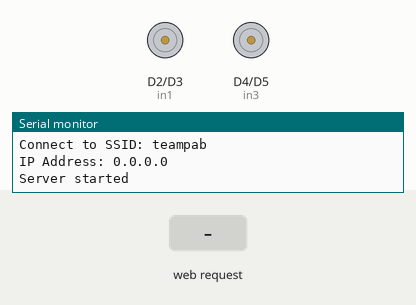
This sketch was run on a simulated Arduino Uno R4 WiFi. On the bench: motor-driver pin pairs drawn as motors (green arrow = first pin HIGH = forward, orange = second pin HIGH = backward, longer = more drive, scaled by the enable pin), the last lines printed to the serial monitor. The test bench sets the inputs (shaded band).

Above: at 3.2 s.
3.3 s: HTTP request GET /A received
At 3.9 s:
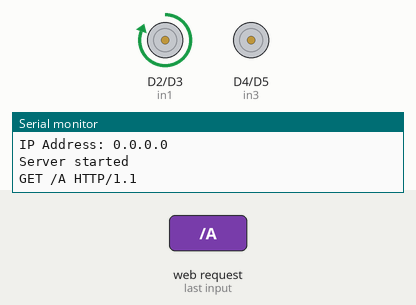
4.8 s: HTTP request GET /B received
At 6.0 s:
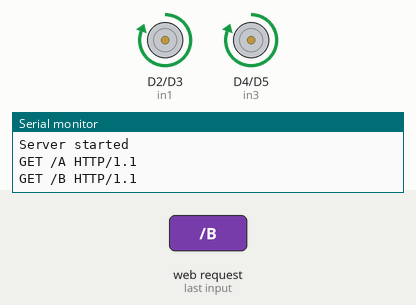
6.3 s: HTTP request GET /STOP received
At 7.4 s:
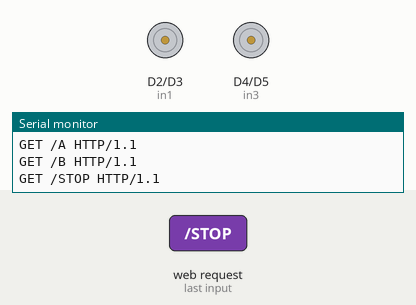
7.8 s: HTTP request GET /B received
At 8.5 s:
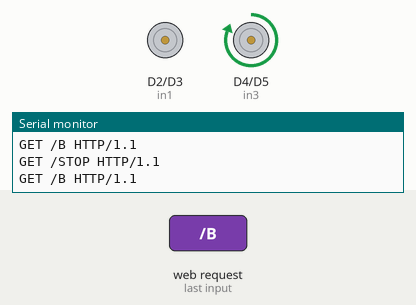
Timing chart, 0 to 10.3 s (numbered marks = the images above; inputs shaded):
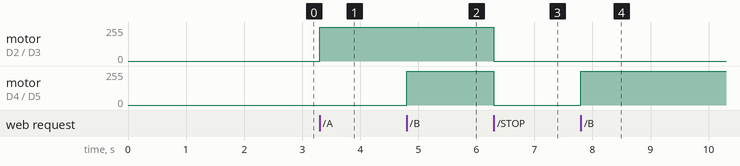

The sketch:

WifiMotorControl.ino
```cpp
#include <WiFiS3.h>

// ---------- WiFi Credentials ----------
// This will be the name of the network the Arduino creates
char ssid[] = "teampab";
// The password to join the Arduino's network (min 8 chars)
char pass[] = "1234567890";

WiFiServer server(80);

// ---------- Motor A ----------
int enA = 9;
int in1 = 2;
int in2 = 3;

// ---------- Motor B ----------
int enB = 10;
int in3 = 4;
int in4 = 5;

void setup() {
  pinMode(enA, OUTPUT);
  pinMode(in1, OUTPUT);
  pinMode(in2, OUTPUT);

  pinMode(enB, OUTPUT);
  pinMode(in3, OUTPUT);
  pinMode(in4, OUTPUT);

  Serial.begin(115200);
  delay(2000);

  // *** CHANGED: Creating Access Point ***
  Serial.println("Creating Access Point...");

  // WiFi.beginAP creates the network instead of connecting to one
  if (WiFi.beginAP(ssid, pass) != WL_AP_LISTENING) {
    Serial.println("Creating Access Point failed");
    // Don't continue if AP fails
    while (true);
  }

  Serial.println("Access Point Created!");
  Serial.print("Connect to SSID: ");
  Serial.println(ssid);

  Serial.print("IP Address: ");
  Serial.println(WiFi.localIP());
  // Note: The IP is usually 192.168.4.1 in AP mode

  server.begin();
  Serial.println("Server started");
}

void loop() {
  WiFiClient client = server.available();

  if (client) {
    String request = client.readStringUntil('\r');
    client.flush();

    Serial.println(request);

    // Motor A Logic
    if (request.indexOf("/A") != -1) {
      int val = request.substring(request.indexOf("/A") + 2).toInt();
      val = constrain(val, 0, 255);
      setMotor(val, enA, in1, in2);
    }

    // Motor B Logic
    if (request.indexOf("/B") != -1) {
      int val = request.substring(request.indexOf("/B") + 2).toInt();
      val = constrain(val, 0, 255);
      setMotor(val, enB, in3, in4);
    }

    // Stop Logic
    if (request.indexOf("/STOP") != -1) {
      setMotor(128, enA, in1, in2);
      setMotor(128, enB, in3, in4);
    }

    // Send Response
    client.println("HTTP/1.1 200 OK");
    client.println("Content-Type: text/plain");
    client.println("Connection: close");
    client.println();
    client.println("OK");

    client.stop();
  }
}

// ---------- Motor Logic (UNCHANGED) ----------
void setMotor(int val, int enPin, int pin1, int pin2) {

  if (val > 128) {
    int speed = map(val, 128, 255, 0, 255);
    digitalWrite(pin1, LOW);
    digitalWrite(pin2, HIGH);
    analogWrite(enPin, speed);
  }
  else if (val < 128) {
    int speed = map(val, 128, 0, 0, 255);
    digitalWrite(pin1, HIGH);
    digitalWrite(pin2, LOW);
    analogWrite(enPin, speed);
  }
  else {
    digitalWrite(pin1, LOW);
    digitalWrite(pin2, LOW);
    analogWrite(enPin, 0);
  }
}
```

Measured:
- after the input at 3.3 s, motor on D2 (in1) / D3 (in2): stopped → forward 255/255 at once
- after the input at 4.8 s, motor on D4 (in3) / D5 (in4): stopped → forward 255/255 at once
- after the input at 6.3 s, motor on D2 (in1) / D3 (in2), motor on D4 (in3) / D5 (in4): forward 255/255 → stopped at once
- after the input at 7.8 s, motor on D4 (in3) / D5 (in4): stopped → forward 255/255 at once
